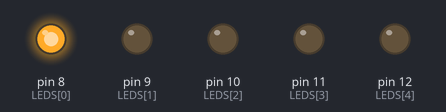
The sketch below on a simulated Arduino Uno, built with avr-gcc and run on an emulated ATmega328P. On the bench: output pins drawn as LEDs (lit = HIGH).

Above: at 0.15 s.
At 1.35 s:
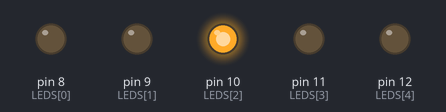
At 1.95 s:
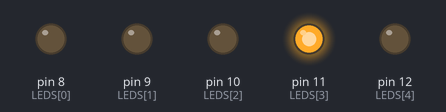
At 2.55 s:
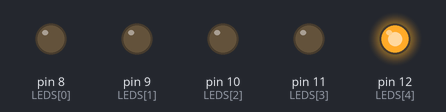
At 3.75 s:
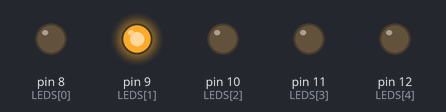
At 6.45 s:
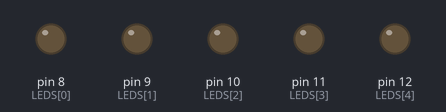
Timing chart, 0 to 6.9 s (numbered marks = the images above):
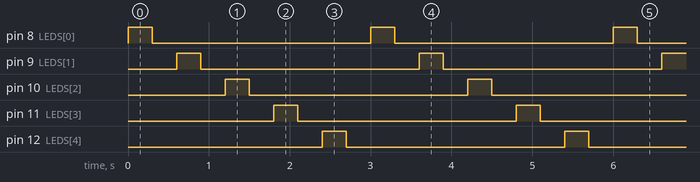

The sketch:

LED_Breakout_TEST.ino
```cpp
int LEDS[5] = {8, 9, 10, 11, 12};

void setup() {
  for (int i = 0; i < 5; i++) {
    pinMode(LEDS[i], OUTPUT);
  }

}

void loop() {
  for (int i = 0; i < 5; i++) {
    digitalWrite(LEDS[i], HIGH);
    delay(300);
    digitalWrite(LEDS[i], LOW);
    delay(300);
  }
}
```

Measured:
- by itself, pin 8 (LEDS[0]), pin 9 (LEDS[1]), pin 10 (LEDS[2]), pin 11 (LEDS[3]), pin 12 (LEDS[4]): alternates HIGH for 0.30 s and LOW for 2.7 s
- by itself, everything shown: repeats every 3.0 s, in 10 steps
